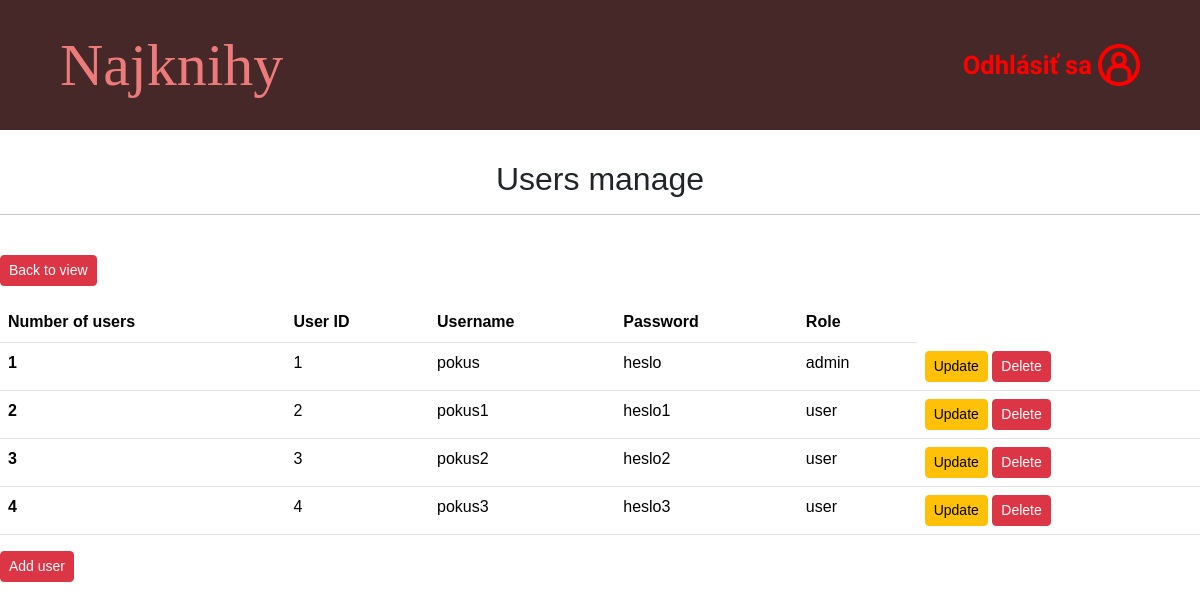
Before: /users_manage.php (signed in) with the older database file.
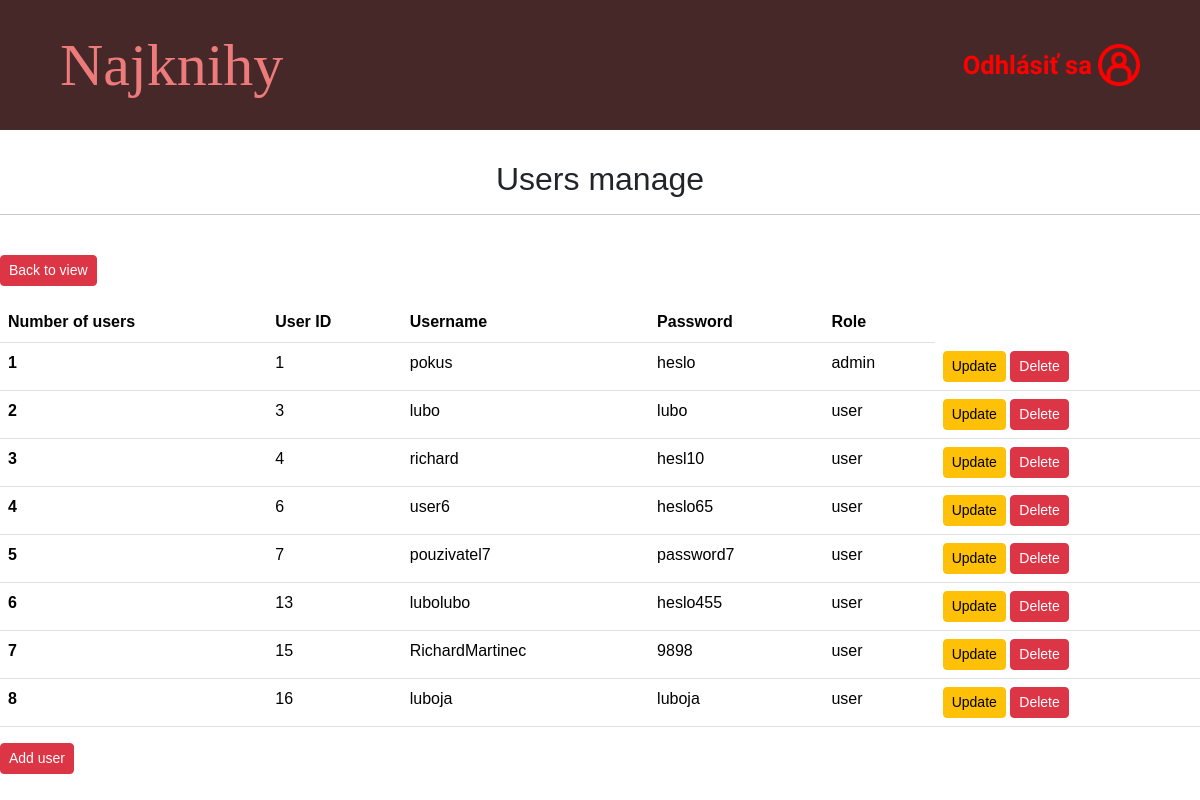
After: the same page with the newer database file.
### tables this page shows
CREATE TABLE `users` (
  `id` int(11) NOT NULL,
  `username` varchar(255) NOT NULL,
  `password` varchar(255) NOT NULL,
  `role` varchar(255) NOT NULL
);

### php/read_users.php (called while the page is built)
<?php
include 'connect_db.php';
$sql = "SELECT * FROM users";
$result = mysqli_query($con, $sql);
?>

### users_manage.php (the view, shortened to what this page needs)
<?php
include 'php/read_users.php';?>
<!doctype html>
<html lang="en">
<head>
    <link rel="stylesheet" href="https://cdn.jsdelivr.net/npm/bootstrap@5.3.3/dist/css/bootstrap.min.css">
    <link rel="stylesheet" href="css/style.css">
</head>
  <body>
    <header class="header">
        <nav class="nav_container">
                <h1 class="najknihy-logo">Najknihy</h1>
                <div class="sign_in_block">
                    <a href="logout.php" class="sign_in_text">Odhlásiť sa</a>
                    <img src="pictures/sign in icon.png" alt="sign in icon" class="sign_in_icon">
                </div>
        </nav>
    </header>
    <div class="wrapper">
        <h2>Users manage</h2><hr><br>
        <a href="view_admin.php" class="btn btn-danger btn-sm mb-3">Back to view</a>
        <table class="table">
            <thead>
                <tr>
                <th scope="col">Number of users</th>
                <th scope="col">User ID</th>
                <th scope="col">Username</th>
                <th scope="col">Password</th>
                <th scope="col">Role</th>
                </tr>
            </thead>
            <tbody>
                <?php
                    $user_number = 0;
                    while($row = mysqli_fetch_assoc($result)){
                    $user_number = $user_number+1;?>
                        <tr>
                            <th scope="row"><?php echo $user_number; ?></th>
                            <td><?php echo $row['id']; ?></td>
                            <td><?php echo $row['username']; ?></td>
                            <td><?php echo $row['password']; ?></td>
                            <td><?php echo $row['role']; ?></td>
                            <td>
                                <a href="update_user.php?id=<?php echo $row['id']; ?>" class="btn btn-warning btn-sm">Update</a>
                                <a href="php/delete_user.php?id=<?php echo $row['id']; ?>" class="btn btn-danger btn-sm">Delete</a>
                            </td>
                        </tr>
                    <?php } ?>
            </tbody>
        </table>
        <a href="add_user.php" class="btn btn-danger btn-sm mb-3">Add user</a>
        </div>
  </body>
</html>

Changed rows visible on the page:
removed users: id "2", username "pokus1", password "heslo1", role "user"
changed users id 3: username "pokus2" → "lubo"; password "heslo2" → "lubo"
changed users id 4: username "pokus3" → "richard"; password "heslo3" → "hesl10"
added users: id "6", username "user6", password "heslo65", role "user"
added users: id "7", username "pouzivatel7", password "password7", role "user"
added users: id "13", username "lubolubo", password "heslo455", role "user"
added users: id "15", username "RichardMartinec", password "9898", role "user"
added users: id "16", username "luboja", password "luboja", role "user"
